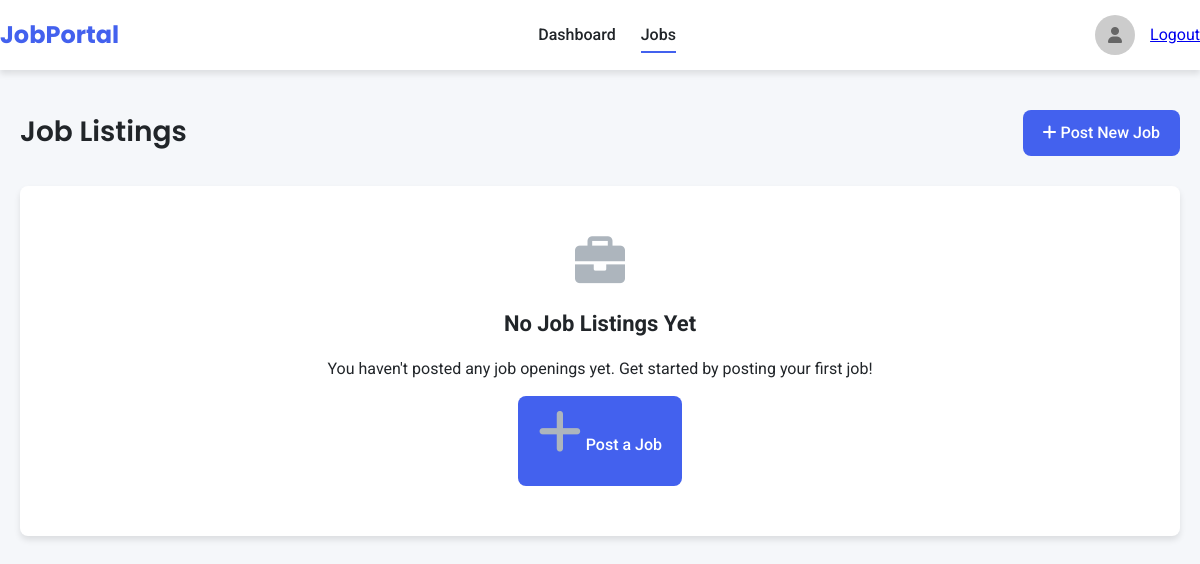
/company/jobs (signed in), run on an earlier commit of the app's database.
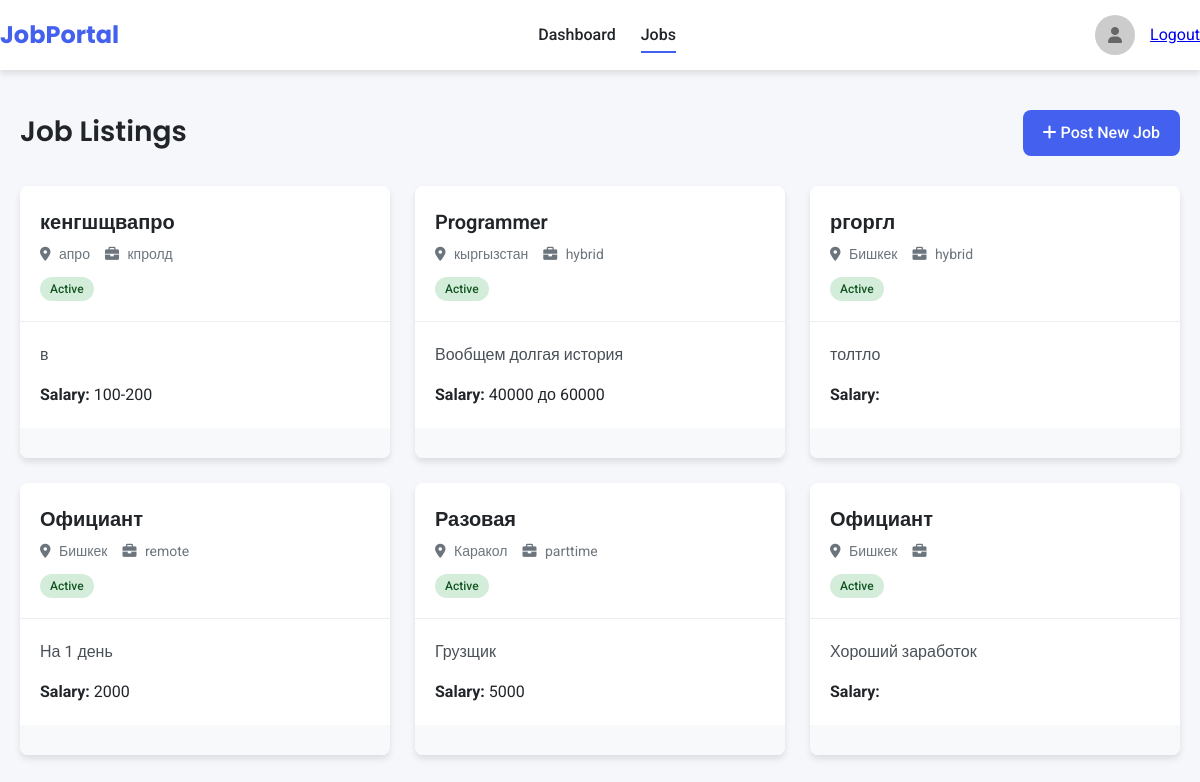
And on a later commit of the database.
### app.py (models this page shows)
class JobOffer(db.Model):
    __tablename__ = 'job_offers'
    id = db.Column(db.Integer, primary_key=True)
    job_title = db.Column(db.String(100), nullable=False)
    location = db.Column(db.String(100), nullable=False)
    category = db.Column(db.String(100), nullable=False)
    job_type = db.Column(db.String(50), nullable=False)
    describe_position = db.Column(db.Text)
    unique_journey = db.Column(db.Text)
    employee_expectations = db.Column(db.Text)
    employee_contribution = db.Column(db.Text)
    team_description = db.Column(db.Text)
    interview_process = db.Column(db.Text)
    salary_range = db.Column(db.String(100))
    benefits = db.Column(db.Text)
    payment_frequency = db.Column(db.String(50))
    user_id = db.Column(db.Integer, db.ForeignKey('users.id'))  # внешний ключ
    user = db.relationship('User', back_populates='posted_jobs')  # это и есть нужное свойство
    company_id = db.Column(db.Integer, db.ForeignKey('companies.id'), nullable=False)
    company = db.relationship('Company', back_populates='job_offers')
    author = db.relationship('User', back_populates='job_offers')  # Changed from 'posted_jobs'
    applications = db.relationship('Application', back_populates='job_offer', lazy=True)

### app.py (the view)
@app.route('/company/jobs')
def company_jobs():
    if 'company_id' not in session:
        flash('Пожалуйста, войдите в аккаунт компании', 'error')
        return redirect(url_for('company_login'))
    company_id = session['company_id']
    conn = get_db_connection()
    cursor = conn.cursor()
    cursor.execute("SELECT * FROM companies WHERE id = ?", (company_id,))
    company = cursor.fetchone()
    if not company:
        flash('Компания не найдена', 'error')
        return redirect(url_for('company_login'))
    cursor.execute("""
        SELECT * FROM job_offers
        WHERE company_id = ?
    """, (company_id,))
    jobs = cursor.fetchall()
    conn.close()
    return render_template('company_jobs.html',
                           company=company,
                           jobs=jobs)

### app.py (called while the page is built, shortened)
@app.before_request
def create_admin_if_needed():
    global admin_created

@app.context_processor
def inject_user():
    return dict(current_user=current_user)

def get_db_connection():
    conn = sqlite3.connect("mydatabase.db")
    conn.row_factory = sqlite3.Row
    return conn

### templates/company_jobs.html (shortened to what this page needs)
<!DOCTYPE html>
<html lang="en">
<head>
    <link rel="stylesheet" href="https://cdnjs.cloudflare.com/ajax/libs/font-awesome/6.0.0-beta3/css/all.min.css">
</head>
<body>
    <header>
        <div class="container header-container">
            <a href="{{ url_for('company_dashboard') }}" class="logo">JobPortal</a>
            <nav class="nav-links">
                <a href="{{ url_for('company_dashboard') }}">Dashboard</a>
                <a href="{{ url_for('company_jobs') }}" class="active">Jobs</a>
            </nav>
            <div class="user-menu">
                {% if current_user.avatar %}
                    <img src="{{ url_for('static', filename='uploads/' + current_user.avatar) }}" alt="User Avatar" class="avatar">
                {% else %}
                    <div class="avatar" style="background-color: #ccc; display: flex; align-items: center; justify-content: center;">
                        <i class="fas fa-user" style="color: #666;"></i>
                    </div>
                {% endif %}
                <a href="{{ url_for('logout') }}">Logout</a>
            </div>
        </div>
    </header>
    <main class="main-content">
        <div class="container">
            <div class="page-header">
                <h1 class="page-title">Job Listings</h1>
                <a href="{{ url_for('create_job_offer') }}" class="btn">
                    <i class="fas fa-plus"></i> Post New Job
                </a>
            </div>
            {% if jobs %}
                <div class="jobs-container">
                    {% for job in jobs %}
                        <div class="job-card">
                            <div class="job-header">
                                <h2 class="job-title">{{ job.job_title }}</h2>
                                <div class="job-meta">
                                    <span><i class="fas fa-map-marker-alt"></i> {{ job.location }}</span>
                                    <span><i class="fas fa-briefcase"></i> {{ job.job_type }}</span>
                                </div>
                                <span class="status-badge status-active">Active</span>
                            </div>
                            <div class="job-body">
                                <p class="job-description">
                                    {{ job.describe_position|truncate(200) }}
                                </p>
                                <p><strong>Salary:</strong> {{ job.salary_range }}</p>
                            </div>
                            <div class="job-footer">
                            </div>
                        </div>
                    {% endfor %}
                </div>
            {% else %}
                <div class="no-jobs">
                    <i class="fas fa-briefcase"></i>
                    <h3>No Job Listings Yet</h3>
                    <p>You haven't posted any job openings yet. Get started by posting your first job!</p>
                    <a href="{{ url_for('create_job_offer') }}" class="btn" style="margin-top: 15px;">
                        <i class="fas fa-plus"></i> Post a Job
                    </a>
                </div>
            {% endif %}
        </div>
    </main>
</body>
</html>

What changed in the data, as far as the page shows it:
added JobOffer: job_title "кенгшщвапро", location "апро", job_type "кпролд", describe_position "в", salary_range "100-200"
added JobOffer: job_title "Programmer", location "кыргызстан", job_type "hybrid", describe_position "Вообщем долгая история", salary_range "40000 до 60000"
added JobOffer: job_title "ргоргл", location "Бишкек", job_type "hybrid", describe_position "толтло"
added JobOffer: job_title "Официант", location "Бишкек", job_type "remote", describe_position "На 1 день", salary_range "2000"
added JobOffer: job_title "Разовая", location "Каракол", job_type "parttime", describe_position "Грузщик", salary_range "5000"
added JobOffer: job_title "Официант", location "Бишкек", describe_position "Хороший заработок"
Also different on the page:
text no longer shown: "No Job Listings Yet You haven't posted any job openings yet. Get started by posting your first job! Post a Job"
